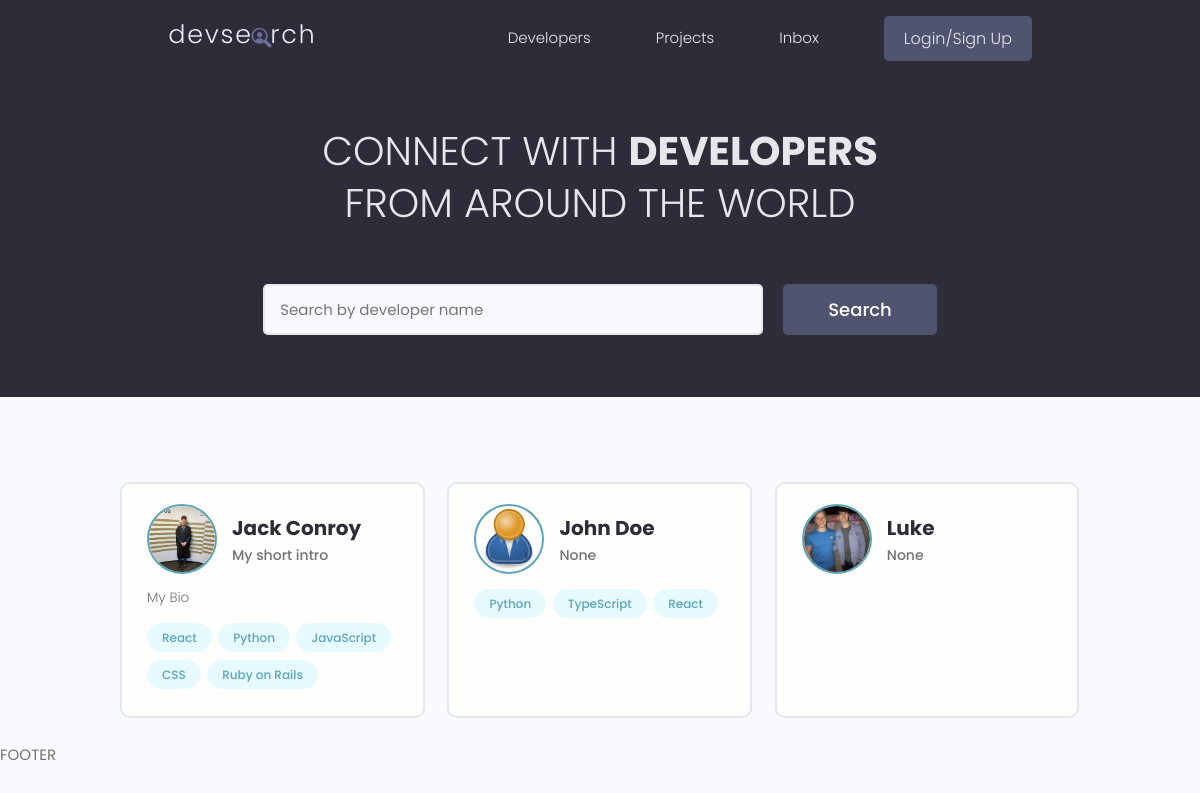
Before: / with the older database file.
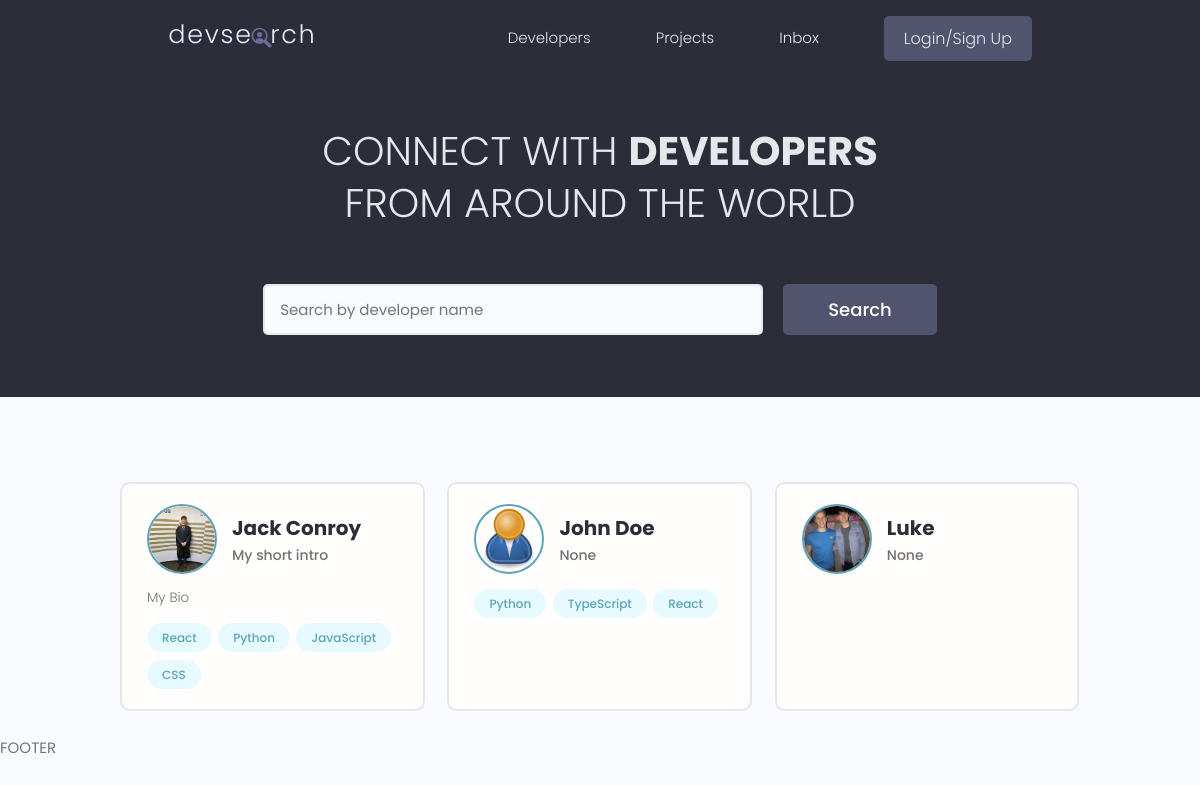
After: the same page with the newer database file.
### users/models.py (models this page shows, shortened)
class Profile(models.Model):
  user = models.OneToOneField(User, on_delete=models.CASCADE, null=True, blank=True)
  name = models.CharField(max_length=200, blank=True, null=True)
  email = models.EmailField(max_length=500, blank=True, null=True)
  username = models.CharField(max_length=200, blank=True, null=True)
  location = models.CharField(max_length=200, blank=True, null=True)
  short_intro = models.CharField(max_length=500, blank=True, null=True)
  bio = models.TextField(blank=True, null=True)
  profile_image = models.ImageField(null=True, blank=True, upload_to='profiles/', default="profiles/user-default.png")
  social_github = models.CharField(max_length=500, null=True, blank=True)
  social_twitter = models.CharField(max_length=500, null=True, blank=True)
  social_linkedin = models.CharField(max_length=500, null=True, blank=True)
  social_youtube = models.CharField(max_length=500, null=True, blank=True)
  social_website = models.CharField(max_length=500, null=True, blank=True)
  created = models.DateTimeField(auto_now_add=True)
  id = models.UUIDField(default=uuid.uuid4, unique=True, primary_key=True, editable=False)

class Skill(models.Model):
  owner = models.ForeignKey(Profile, on_delete=models.CASCADE, null=True, blank=True)
  name = models.CharField(max_length=500, null=True, blank=True)
  description = models.TextField(null=True, blank=True)
  created = models.DateTimeField(auto_now_add=True)
  id = models.UUIDField(default=uuid.uuid4, unique=True, primary_key=True, editable=False)
  def __str__(self):
    return self.name

### users/views.py (the view)
# urls.py: path('', views.profiles, name='profiles'),
def profiles(request):
  profiles = Profile.objects.all()
  context = {
    'profiles': profiles
  }
  return render(request, 'users/profiles.html', context)

### users/templates/users/profiles.html (shortened to what this page needs)
{% extends 'main.html' %}
{% block content %}
  <main class="home">
    <section class="hero-section text-center">
      <div class="container container--narrow">
        <div class="hero-section__box">
          <h2>CONNECT WITH <span>DEVELOPERS</span></h2>
          <h2>FROM AROUND THE WORLD</h2>
        </div>
        <div class="hero-section__search">
          <form class="form" action="#" method="get">
            <div class="form__field">
              <input class="input input--text" id="formInput#search" type="text" name="text"
                placeholder="Search by developer name" />
            </div>
            <input class="btn btn--sub btn--lg" type="submit" value="Search" />
          </form>
        </div>
      </div>
    </section>
    <section class="devlist">
      <div class="container">
        <div class="grid grid--three">
          {% for profile in profiles %}
          <div class="column card">
            <div class="dev">
              <a href="{% url 'user-profile' profile.id %}" class="card__body">
                <div class="dev__profile">
                  <img class="avatar avatar--md" src="{{profile.profile_image.url}}" alt="image" />
                  <div class="dev__meta">
                    <h3>{{ profile.name }}</h3>
                    <h5>{{ profile.short_intro|slice:"60" }}</h5>
                  </div>
                </div>
                <p class="dev__info">
                  {{profile.bio|slice:"150"}}
                </p>
                <div class="dev__skills">
                  {% for skill in profile.skill_set.all|slice:"5" %}
                  <span class="tag tag--pill tag--main">
                    <small>{{skill}}</small>
                  </span>
                  {% endfor %}
                </div>
              </a>
            </div>
          </div>
          {% endfor %}
        </div>
      </div>
    </section>
  </main>
{% endblock content %}

Changed rows visible on the page:
removed Skill: name "Ruby on Rails", shown under Profile "Jack Conroy"
